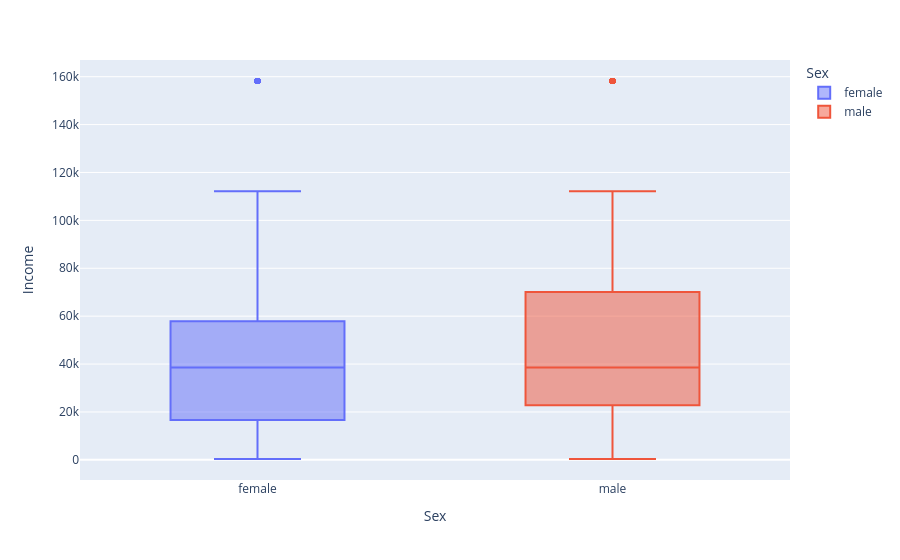

The code cell stored with this chart in its notebook:
### Markdown cell above
## Problem 5
Create two interactive box plots: one that shows the distribution of `income` for men and for women, and one that shows the distribution of `job_prestige` for men and for women. Write presentable labels for the axis that contains `income` or `job_prestige` and remove the label for `sex`. Also, turn off the legend. Don't bother with titles because we will be using subtitles on the dashboard for these graphics. [15 points]

### Code cell
gss_box_1 = gss_clean[['income', 'sex']].dropna().sort_values(by='sex')
gss_box_1 = gss_box_1.rename({'sex': 'Sex', 'income': 'Income'}, axis=1)
boxplot1 = px.box(gss_box_1, x='Sex', y='Income', color='Sex')
boxplot1.show()

### Figure 1 — Plotly figure (JSON) as saved in the notebook; plotly's stock layout.template omitted (floating-point values rounded to 4 significant figures; data arrays with more than 128 entries replaced by an {"elided": "..."} marker saying what was removed)
{"data": [{"alignmentgroup": "True", "hovertemplate": "Sex=%{x}<br>Income=%{y}<extra></extra>", "legendgroup": "female", "marker": {"color": "#636efa"}, "name": "female", "notched": false, "offsetgroup": "female", "orientation": "v", "showlegend": true, "type": "box", "x": {"elided": "1174 str values"}, "x0": " ", "xaxis": "x", "y": {"elided": "1174 float values"}, "y0": " ", "yaxis": "y"}, {"alignmentgroup": "True", "hovertemplate": "Sex=%{x}<br>Income=%{y}<extra></extra>", "legendgroup": "male", "marker": {"color": "#EF553B"}, "name": "male", "notched": false, "offsetgroup": "male", "orientation": "v", "showlegend": true, "type": "box", "x": {"elided": "978 str values"}, "x0": " ", "xaxis": "x", "y": {"elided": "978 float values"}, "y0": " ", "yaxis": "y"}], "layout": {"boxmode": "overlay", "legend": {"title": {"text": "Sex"}, "tracegroupgap": 0}, "margin": {"t": 60}, "xaxis": {"anchor": "y", "categoryarray": ["female", "male"], "categoryorder": "array", "domain": [0, 1], "title": {"text": "Sex"}}, "yaxis": {"anchor": "x", "domain": [0, 1], "title": {"text": "Income"}}}}
